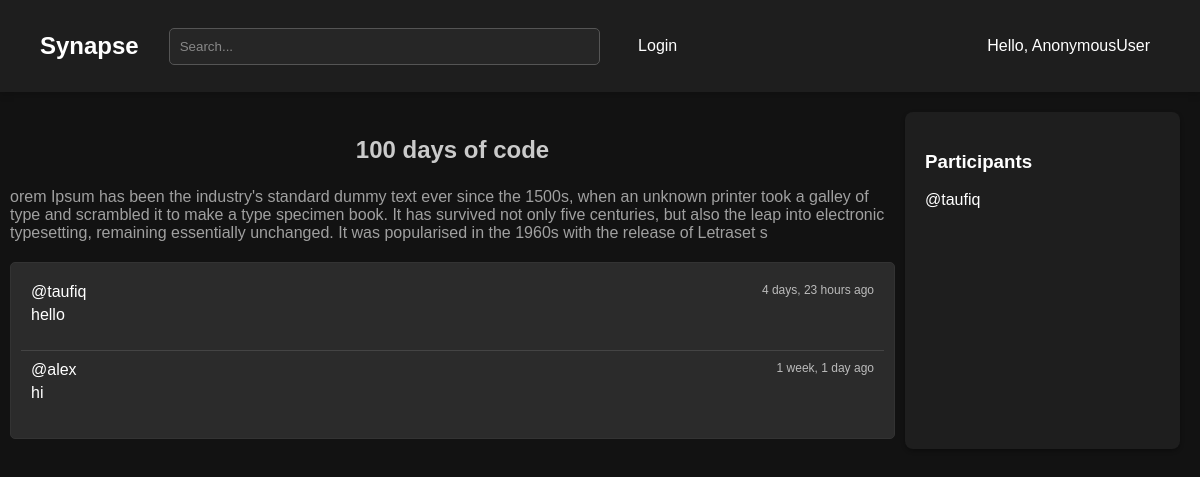
The page /room/1/ on the database its author committed.
### base/models.py (models this page shows, shortened)
class Room(models.Model):
    host = models.ForeignKey(User, on_delete=models.SET_NULL, null=True)
    name = models.CharField(max_length=200)
    participants = models.ManyToManyField(User,related_name='participants')
    description = models.TextField(null=True, blank=True)
    topic = models.ForeignKey(Topic, on_delete=models.SET_NULL, null=True)
    updated = models.DateTimeField(auto_now= True)
    created = models.DateTimeField(auto_now_add= True)
    class Meta:
        ordering = ['-updated', 'created']

class Message(models.Model):
    user = models.ForeignKey(User, on_delete=models.CASCADE)
    body = models.TextField()
    room = models.ForeignKey(Room, related_name='messages', on_delete=models.CASCADE)
    updated = models.DateTimeField(auto_now= True)
    created = models.DateTimeField(auto_now_add= True)
    class Meta:
        ordering = ['-updated', 'created']

### base/views.py (the view, shortened to what this page needs)
# urls.py: path('room/<str:pk>/', views.room , name = "room"),
def room(request,pk):
    room = Room.objects.get(id=pk)
    room_messages = room.messages.all()
    participants = room.participants.all()
    return render(request,'base/room.html', {'room' : room, 'room_messages':room_messages, 'participants': participants})

### base/templates/base/room.html (shortened to what this page needs)
{% extends 'main.html' %} {% block content %}
<div class="main-container" style="margin: 10px">
  <div class="message-container">
    <header>
      <h3
        style="font-size: x-large; padding-top: 10px; color: rgb(202, 202, 202)"
      >
        {{ room.name }}
      </h3>
      <div style="text-align: start; color: rgb(160, 160, 160)">
        {{ room.description }}
      </div>
    </header>
    <div class="messages">
      {% for message in room_messages %}
      <div class="message">
        <div class="message-info">
          <span class="username"
            ><a href="url 'user-profile' message.user.id "
              >@{{message.user}}</a
            ></span
          >
          <span class="time">{{message.created|timesince}} ago</span>
        </div>
        <p class="message-body">{{message.body}}</p>
      </div>
      {% endfor %}
    </div>
  </div>
  <div style="margin: 10px" class="column">
    <h3>Participants</h3>
    {% for p in participants %}
    <p>@{{p.username}}</p>
    {% endfor %}
  </div>
</div>
{% endblock %}

### static/styles/style.css (style rules this page uses)
body { margin: 0; font-family: 'Arial', sans-serif; background-color: #121212; color: #ffffff; }
a { text-decoration: none; color: white; }
.username { margin-right: 20px; color: #ffffff; font-size: 16px; }
.column { background-color: #1e1e1e; padding: 20px; border-radius: 8px; box-shadow: 0 2px 4px rgba(0, 0, 0, 0.3); }
header { text-align: center; margin-bottom: 20px; }
.messages { max-height: 400px; overflow-y: auto; margin-bottom: 20px; padding: 10px; border: 1px solid #333; border-radius: 5px; background-color: #2b2b2b; }
.message { padding: 10px; border-bottom: 1px solid #444; }
.message:last-child { border-bottom: none; }
.message-info { display: flex; justify-content: space-between; font-size: 12px; color: #bbb; }
.message-body { margin-top: 5px; color: #ffffff; }

### base/templates/base/room.html (style rules this page uses)
.main-container { display: grid; grid-template-columns: 3fr 1fr; }

### rows shown on the page
Room: name "100 days of code", description "orem Ipsum has been the industry's standard dummy text ever since the 1500s, when an unknown printer took a galley of type and scrambled it to make a type specimen book. It has survived not only five centuries, but also the leap into electronic typesetting, remaining essentially unchanged. It was popularised in the 1960s with the release of Letraset s"
Message: user "taufiq", created "4 days, 23 hours", body "hello"
Message: user "alex", created "1 week, 1 day", body "hi"

### other values the page prints
{{ request.user }} "AnonymousUser"
{{ p.username }} "taufiq"
